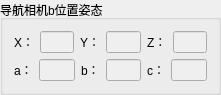
      <widget class="QGroupBox" name="groupBox_6">
       <property name="geometry">
        <rect>
         <x>9</x>
         <y>354</y>
         <width>221</width>
         <height>88</height>
        </rect>
       </property>
       <property name="title">
        <string>导航相机b位置姿态</string>
       </property>
       <layout class="QGridLayout" name="gridLayout_12">
        <item row="0" column="0">
         <layout class="QVBoxLayout" name="verticalLayout_7">
          <item>
           <layout class="QHBoxLayout" name="horizontalLayout_25">
            <item>
             <layout class="QHBoxLayout" name="horizontalLayout_22">
              <item>
               <widget class="QLabel" name="label_22">
                <property name="text">
                 <string>X：</string>
                </property>
               </widget>
              </item>
              <item>
               <widget class="QLineEdit" name="navigation2X">
                <property name="enabled">
                 <bool>false</bool>
                </property>
                <property name="readOnly">
                 <bool>true</bool>
                </property>
               </widget>
              </item>
             </layout>
            </item>
            <item>
             <layout class="QHBoxLayout" name="horizontalLayout_23">
              <item>
               <widget class="QLabel" name="label_27">
                <property name="text">
                 <string>Y：</string>
                </property>
               </widget>
              </item>
              <item>
               <widget class="QLineEdit" name="navigation2Y">
                <property name="enabled">
                 <bool>false</bool>
                </property>
                <property name="readOnly">
                 <bool>true</bool>
                </property>
               </widget>
              </item>
             </layout>
            </item>
            <item>
             <layout class="QHBoxLayout" name="horizontalLayout_24">
              <item>
               <widget class="QLabel" name="label_28">
                <property name="text">
                 <string>Z：</string>
                </property>
               </widget>
              </item>
              <item>
               <widget class="QLineEdit" name="navigation2Z">
                <property name="enabled">
                 <bool>false</bool>
                </property>
                <property name="readOnly">
                 <bool>true</bool>
                </property>
               </widget>
              </item>
             </layout>
            </item>
           </layout>
          </item>
          <item>
           <layout class="QHBoxLayout" name="horizontalLayout_26">
            <item>
             <layout class="QHBoxLayout" name="horizontalLayout_27">
              <item>
               <widget class="QLabel" name="label_29">
                <property name="text">
                 <string>a：</string>
                </property>
               </widget>
              </item>
              <item>
               <widget class="QLineEdit" name="navigation2roll">
                <property name="enabled">
                 <bool>false</bool>
                </property>
                <property name="readOnly">
                 <bool>true</bool>
                </property>
               </widget>
              </item>
             </layout>
            </item>
            <item>
             <layout class="QHBoxLayout" name="horizontalLayout_28">
              <item>
               <widget class="QLabel" name="label_30">
                <property name="text">
                 <string>b：</string>
                </property>
               </widget>
              </item>
              <item>
               <widget class="QLineEdit" name="navigation2pitch">
                <property name="enabled">
                 <bool>false</bool>
                </property>
                <property name="readOnly">
                 <bool>true</bool>
                </property>
               </widget>
              </item>
             </layout>
            </item>
            <item>
             <layout class="QHBoxLayout" name="horizontalLayout_29">
              <item>
               <widget class="QLabel" name="label_31">
                <property name="text">
                 <string>c：</string>
                </property>
               </widget>
              </item>
              <item>
               <widget class="QLineEdit" name="navigation2yaw">
                <property name="enabled">
                 <bool>false</bool>
                </property>
                <property name="readOnly">
                 <bool>true</bool>
                </property>
               </widget>
              </item>
             </layout>
            </item>
           </layout>
          </item>
         </layout>
        </item>
       </layout>
      </widget>
